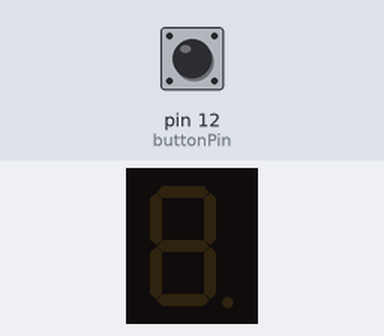
Simulated run of this sketch. Board: Arduino Uno, built with avr-gcc and run on an emulated ATmega328P. On the bench: 1-digit seven-segment display. Wiring (inferred from the names in the program): 1-digit 7-segment display, segments lit when HIGH: segments pin 2, pin 3, pin 4, pin 5, pin 6, pin 7, pin 8. The inputs (shaded band) are chosen by the test bench; at power-on: pin 12 (buttonPin) LOW. The segment pins are drawn as the display they are named for.

Above: at 1.2 s.
1.3 s: pin 12 (buttonPin) pulled HIGH for 0.15 s
At 3.1 s:
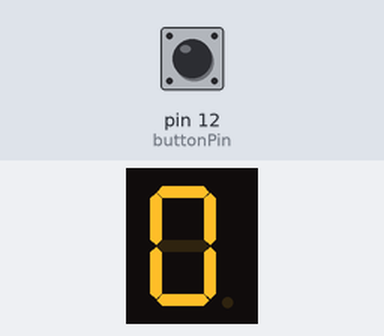
10.4 s: pin 12 (buttonPin) pulled HIGH for 1 s
At 14.1 s:
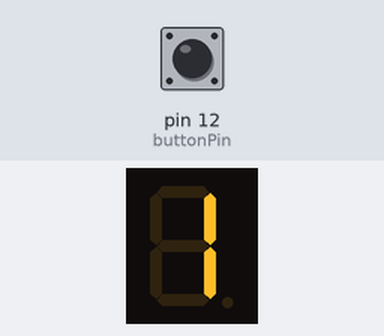
Timing chart, 0 to 15.6 s (numbered marks = the images above; inputs shaded):
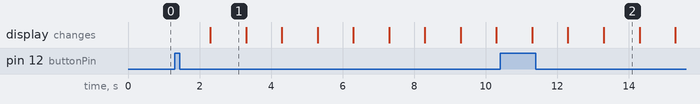

The sketch:

ToggleButton.ino
```cpp
/*

Toggle Button Shield Example

This example shows an application on 1Sheeld's toggle button shield.

By using this example, you can display the numbers from
0 till 9 on the hardware seven segment every time you press
the button on pin 12.

PS: This example doesn't require you to include our Arduino
library. You can connect the toggle button directly from the
shield screen on our app to any Arduino pin you want.

OPTIONAL:
To reduce the library compiled size and limit its memory usage, you
can specify which shields you want to include in your sketch by
defining CUSTOM_SETTINGS and the shields respective INCLUDE_ define.

*/


/* Seven segment pins. */
int segmentA = 2;
int segmentB = 3;
int segmentC = 4;
int segmentD = 5;
int segmentE = 6;
int segmentF = 7;
int segmentG = 8;

/* A name for the button on pin 12. */
int buttonPin = 12;
/* Define a two dimensional array for the values of the numbers from 0 to 9. */
byte sevenSegmentDigits[10][7] = { { 1,1,1,1,1,1,0 },  // = 0
                                   { 0,1,1,0,0,0,0 },  // = 1
                                   { 1,1,0,1,1,0,1 },  // = 2
                                   { 1,1,1,1,0,0,1 },  // = 3
                                   { 0,1,1,0,0,1,1 },  // = 4
                                   { 1,0,1,1,0,1,1 },  // = 5
                                   { 1,0,1,1,1,1,1 },  // = 6
                                   { 1,1,1,0,0,0,0 },  // = 7
                                   { 1,1,1,1,1,1,1 },  // = 8
                                   { 1,1,1,1,0,1,1 }   // = 9
                               };

void setup()
{
  /* Set the button pin as input. */
  pinMode(buttonPin,INPUT);
  /* Set 7 pins of Arduino as output. (from 2 till 8) */
  pinMode(segmentA,OUTPUT);
  pinMode(segmentB,OUTPUT);
  pinMode(segmentC,OUTPUT);
  pinMode(segmentD,OUTPUT);
  pinMode(segmentE,OUTPUT);
  pinMode(segmentF,OUTPUT);
  pinMode(segmentG,OUTPUT);
}

void loop()
{
  if (digitalRead(buttonPin) == HIGH)
  {
      for (int count = 0 ; count < 10 ; count++)
      {
        delay(1000);
        int pin = 2;
        /* Output the digit to the seven segment. */
        for (int digit = 0 ; digit < 7; digit++)
           {
              digitalWrite(pin,sevenSegmentDigits[count][digit]);
              pin++;
           }
      }
  }
}
```

Measured:
- after the input at 1.3 s, the display: changes after 1.0 s (image 1)
- after the input at 10.4 s, the display: first differs from a run without the input after 1.9 s (image 2 shows a later state)
- what the display in image 1 shows lasts 1.0 s, from 2.3 s to 3.3 s
